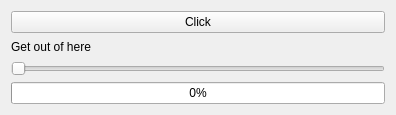
<?xml version="1.0" encoding="UTF-8"?>
<ui version="4.0">
 <class>Widget</class>
 <widget class="QWidget" name="Widget">
  <property name="geometry">
   <rect>
    <x>0</x>
    <y>0</y>
    <width>396</width>
    <height>115</height>
   </rect>
  </property>
  <property name="windowTitle">
   <string>Widget</string>
  </property>
  <layout class="QVBoxLayout" name="verticalLayout">
   <item>
    <widget class="QPushButton" name="MyButton">
     <property name="text">
      <string>Click</string>
     </property>
    </widget>
   </item>
   <item>
    <widget class="QLabel" name="label">
     <property name="text">
      <string>Get out of here </string>
     </property>
    </widget>
   </item>
   <item>
    <widget class="QSlider" name="MySlider">
     <property name="maximum">
      <number>100</number>
     </property>
     <property name="orientation">
      <enum>Qt::Orientation::Horizontal</enum>
     </property>
    </widget>
   </item>
   <item>
    <widget class="QProgressBar" name="MyProgressBar">
     <property name="value">
      <number>0</number>
     </property>
    </widget>
   </item>
  </layout>
 </widget>
 <resources/>
 <connections/>
</ui>
